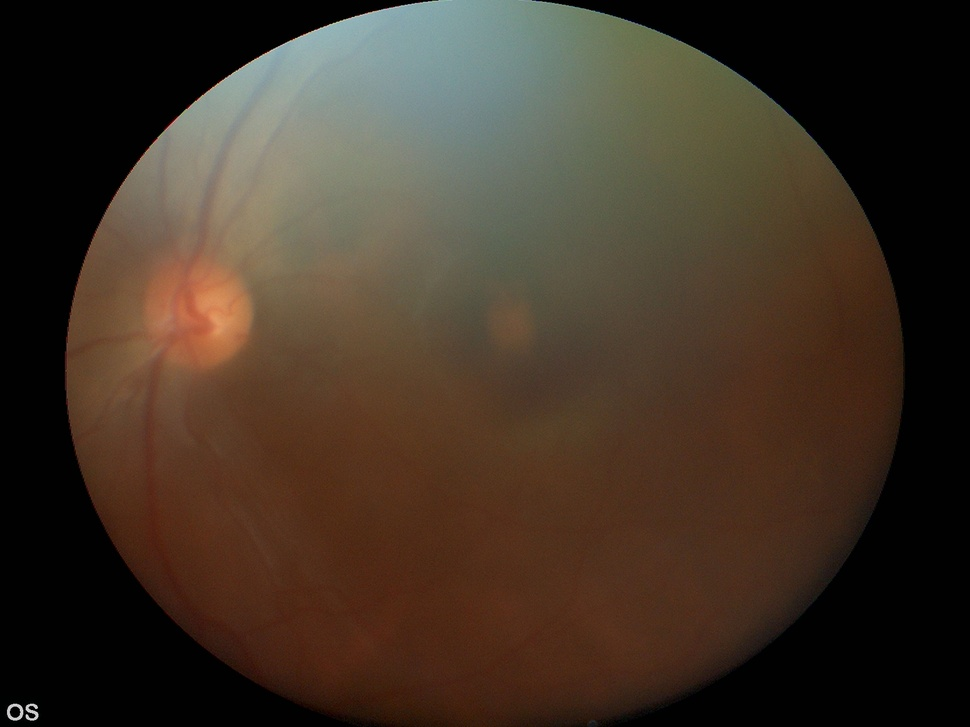
#> input picture Code/Images/OS0055EY.JPG, 970 x 727 px, shrunk from 1664 x 1248 before the run
$ jupyter execute 'Edge Detection Old.ipynb'
#> lines starting #> are read from the running program, lines starting #| are printed output that depends on the picture; after the words box and inside, x2 and y2 are one past the last pixel; in counts of white or black regions, pixels touching at a corner belong together
[cell 1]
import cv2
import math
import scipy
import numpy as np
from scipy import signal
import matplotlib.pyplot as plt
from scipy.interpolate import griddata

[cell 2]
def get_non_uniform_sampling(source, steps):
    shape = np.shape(source)
    height = shape[0]
    length = shape[1]

    x_centre = int(length/2)
    y_centre = int(height/2)
    radius = int(min(length, height)/2)

    pi = np.pi
    multiplier = 0.5
    x_coordinates = []
    y_coordinates = []

    for r in steps:
        number_of_points = (1/multiplier) * 2

        for j in range(int(number_of_points)):
            theta = j*pi*multiplier
            x = x_centre + (r * np.cos(theta))
            y = y_centre + (r * np.sin(theta))

            if(x<length and x>0 and y<height and y>0):
                x_coordinates.append(int(x))
                y_coordinates.append(int(y))

        multiplier = multiplier/2

    return x_coordinates, y_coordinates

def sort_counterclockwise(points, centre = None):
    if centre:
        centre_x, centre_y = centre
    else:
        centre_x, centre_y = sum([x for x,_ in points])/len(points), sum([y for _,y in points])/len(points)
    angles = [math.atan2(y - centre_y, x - centre_x) for x,y in points]
    counterclockwise_indices = sorted(range(len(points)), key=lambda i: angles[i])
    counterclockwise_points = [points[i] for i in counterclockwise_indices]
    return counterclockwise_points

[cell 3]
image = cv2.imread("./Images/OS0055EY.JPG")
#> image is the input picture: shape (727, 970, 3); mean B, G, R 38.9, 51.6, 65
print(np.shape(image))
#| (727, 970, 3)
(B,G,R) = cv2.split(image)
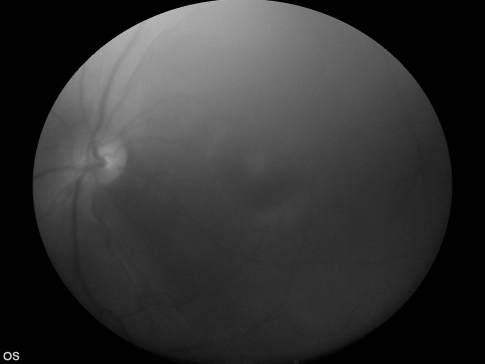
#> G: shape (727, 970) (shown at 1/2 size); min 0, max 231, mean 51.6
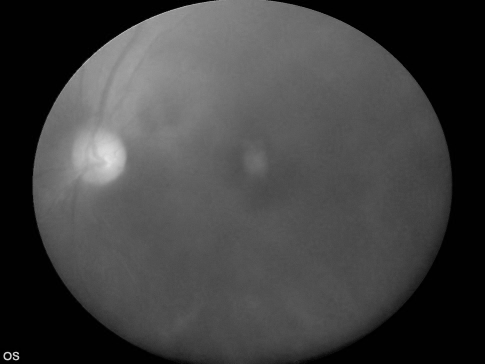
#> R: shape (727, 970) (shown at 1/2 size); min 0, max 231, mean 65

[cell 4]
height = np.shape(G)[0]
length = np.shape(G)[1]

[cell 5]
# [5 lines of commented-out code are left out]

[cell 6]
# [4 lines of commented-out code are left out]

[cell 7]
# plt.figure(figsize = (10,10))
# plt.imshow(G)
# plt.scatter(x_edge, y_edge, color='red')

OLD PART HERE ONWARDS

[cell 8]
# [10 lines of commented-out code are left out]

[cell 9]
# x_coordinates, y_coordinates = get_non_uniform_sampling(G, steps)
# number_of_points = (np.shape(x_coordinates))[0]
# print("The number of points is", number_of_points)

[cell 10]
# [5 lines of commented-out code are left out]

[cell 11]
# [13 lines of commented-out code are left out]

[cell 12]
# x_coordinates = np.concatenate([x_coordinates, x_edge])
# y_coordinates = np.concatenate([y_coordinates, y_edge])

[cell 13]
# [5 lines of commented-out code are left out]

[cell 14]
def get_non_uniform_sampling_final(img, number_of_steps):
#> called with number_of_steps = 5
    shape = np.shape(img)
    height = shape[0]
    length = shape[1]
    radius = int(min(length, height)/2)

    gray = cv2.cvtColor(image, cv2.COLOR_BGR2GRAY)
    blurred = cv2.GaussianBlur(gray, (3, 3), 0)
    edged = cv2.Canny(blurred, 10, 100)
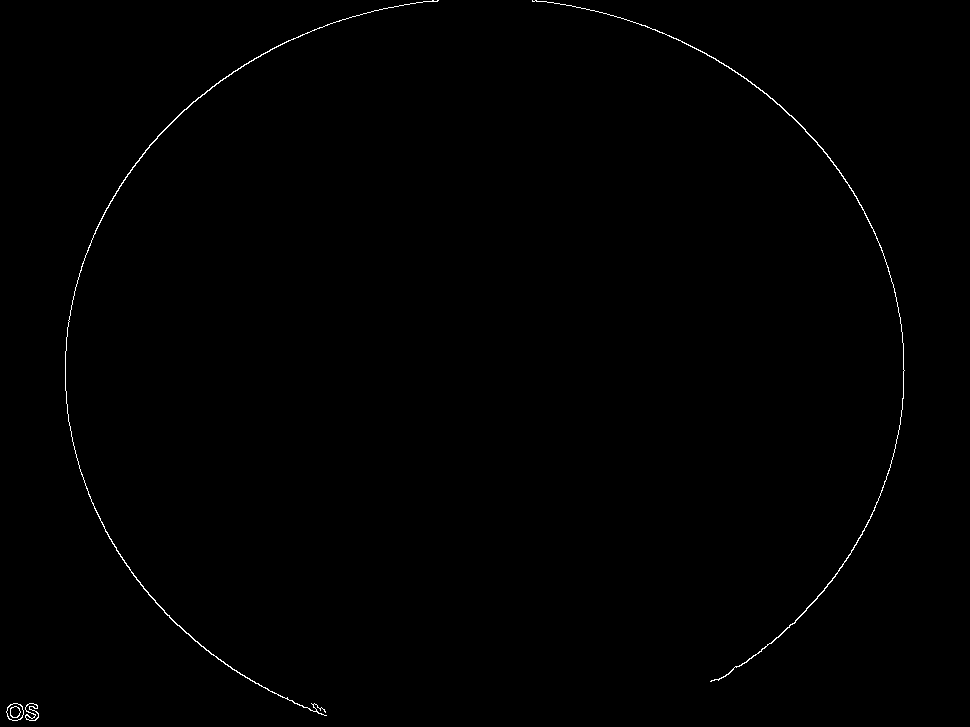
#> edged: shape (727, 970); 0.38% white in thin lines or dots
    arr_edge = np.where(edged==255)
#> arr_edge = 2652 positions, rows 0 to 720, columns 6 to 904
    x_edge = arr_edge[1]
#> x_edge = 2652 values, max 904 at index 1383, min 6 at index 2522, mean 441.4
    y_edge = arr_edge[0]
#> y_edge = 2652 values from 0 to 720

    steps = np.linspace(0, radius, number_of_steps)

    for i in range(number_of_steps):
        steps[i] = steps[i] - int(math.pow(i, 3)) + int(math.pow(i, 1.5))

    steps = np.array(steps, dtype=int)

    x_coordinates, y_coordinates = get_non_uniform_sampling(img, steps)
#> x_coordinates = 124 values, max 792 at index 60, min 178 at index 92, mean 484.6; y_coordinates = 124 values, max 670 at index 76, min 56 at index 108, mean 362.6
    points = []
    for i , j in zip(x_edge, y_edge):
        points.append((i,j))
#> this loop made 2652 passes
#> (i, j) on passes 1 to 3: (432, 0), (433, 0), (437, 0)
#> after the loop, points = 2652 pairs, first value 6 to 904, second value 0 to 720

    sorted_points = sort_counterclockwise(points)
#> in sort_counterclockwise, `centre_x, centre_y = sum([x for x,_ in points])/len(points), sum([y fo..`: centre_x = 441.4; centre_y = 354.7
#> in sort_counterclockwise, `angles = [math.atan2(y - centre_y, x - centre_x) for x,y in points]`: angles = 2652 values, max 3.14 at index 1352, min -3.14 at index 1350, mean 0.0668
#> in sort_counterclockwise, `counterclockwise_indices = sorted(range(len(points)), key=lambda i: an..`: counterclockwise_indices = 2652 values, max 2651 at index 2137, min 0 at index 668, mean 1325.5
#> in sort_counterclockwise, `counterclockwise_points = [points[i] for i in counterclockwise_indices]`: counterclockwise_points has the same summary as points in get_non_uniform_sampling_final
#> sorted_points has the same summary as points
    t = np.transpose(sorted_points)
    x_edge = t[0]
#> x_edge = 2652 values, max 904 at index 1367, min 6 at index 2334, mean 441.4
    y_edge = t[1]
#> y_edge = 2652 values, max 720 at index 2137, min 0 at index 668, mean 354.7

    interval = 2**(number_of_steps + 1)

    x_edge = np.array(x_edge[0::interval] ,dtype=int)
#> x_edge = 42 values, max 903 at index 21, min 18 at index 36, mean 437.3
    y_edge = np.array(y_edge[0::interval], dtype=int)
#> y_edge = 42 values, max 717 at index 34, min 3 at index 11, mean 352.5

    x_coordinates = np.concatenate([x_coordinates, x_edge])
#> x_coordinates = 166 values, max 903 at index 145, min 18 at index 160, mean 472.6
    y_coordinates = np.concatenate([y_coordinates, y_edge])
#> y_coordinates = 166 values, max 717 at index 158, min 3 at index 135, mean 360

    return x_coordinates, y_coordinates

[cell 15]
x, y = get_non_uniform_sampling_final(G, 5)
#> x has the same summary as x_coordinates in get_non_uniform_sampling_final; y has the same summary as y_coordinates in get_non_uniform_sampling_final

[cell 16]
plt.figure(figsize = (10,10))
plt.imshow(G)
plt.scatter(x, y, color='red')
plt.colorbar()
plt.title("Canny Edge Detection")

[cell 17]
ret, thresh = cv2.threshold(G, 2, 255, cv2.THRESH_BINARY)
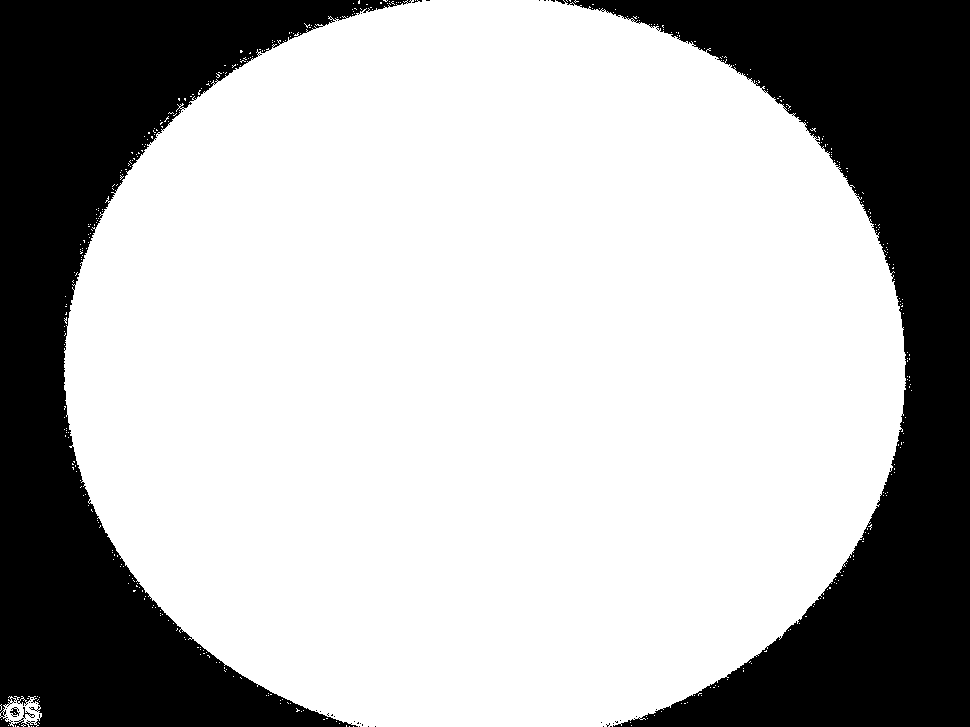
#> thresh: shape (727, 970); 69.8% white; 41 black regions (38 under 20 px), largest, box (x1, y1, x2, y2) and area: (556, 0, 970, 727) 106935, (0, 0, 412, 727) 106017, (10, 707, 20, 717) 49

plt.figure(figsize = (10,10))
plt.imshow(thresh)
plt.colorbar()

[cell 18]
blurred = cv2.GaussianBlur(thresh, (3, 3), 0)
edged = cv2.Canny(blurred, 200, 255)
#> edged: shape (727, 970); 0.73% white in thin lines or dots

arr_edge = np.where(edged==255)
#> arr_edge = 5134 positions, rows 0 to 726, columns 0 to 912
x_edge = arr_edge[1]
#> x_edge = 5134 values, max 912 at index 2802, min 0 at index 4496, mean 417.2
y_edge = arr_edge[0]
#> y_edge = 5134 values from 0 to 726

points = []
for i , j in zip(x_edge, y_edge):
    points.append((i,j))
#> this loop made 5134 passes
#> (i, j) on passes 1 to 3: (357, 0), (360, 0), (381, 0)
#> after the loop, points = 5134 pairs, first value 0 to 912, second value 0 to 726

sorted_points = sort_counterclockwise(points)
#> sorted_points has the same summary as points
t = np.transpose(sorted_points)
x_edge = t[0]
#> x_edge = 5134 values, max 912 at index 2766, min 0 at index 4525, mean 417.2
y_edge = t[1]
#> y_edge = 5134 values, max 726 at index 3588, min 0 at index 1386, mean 354.5

interval = 64
x_edge = np.array(x_edge[0::interval] ,dtype=int)
#> x_edge = 81 values, max 910 at index 42, min 4 at index 71, mean 410.7
y_edge = np.array(y_edge[0::interval], dtype=int)
#> y_edge = 81 values, max 726 at index 57, min 0 at index 24, mean 355.7

plt.figure(figsize = (10,10))
plt.imshow(G)
plt.scatter(x_edge, y_edge, color='red')
plt.colorbar()
plt.title("Canny Edge Detection with Thresholding")
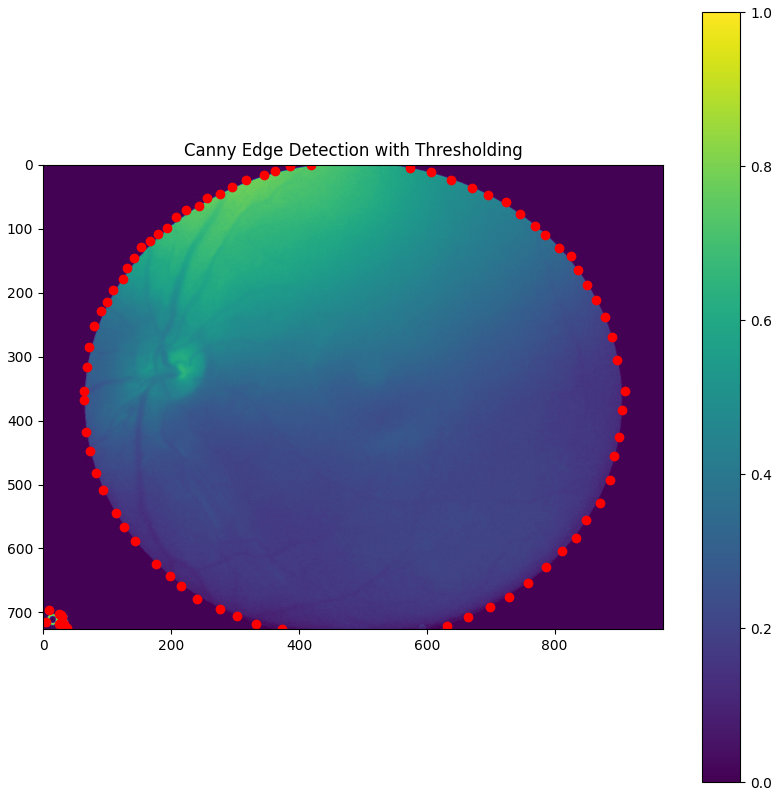
#> figure drawn by matplotlib, 2 panels

$ run again, with Code/Images/OS0004EY.JPG copied over Code/Images/OS0055EY.JPG
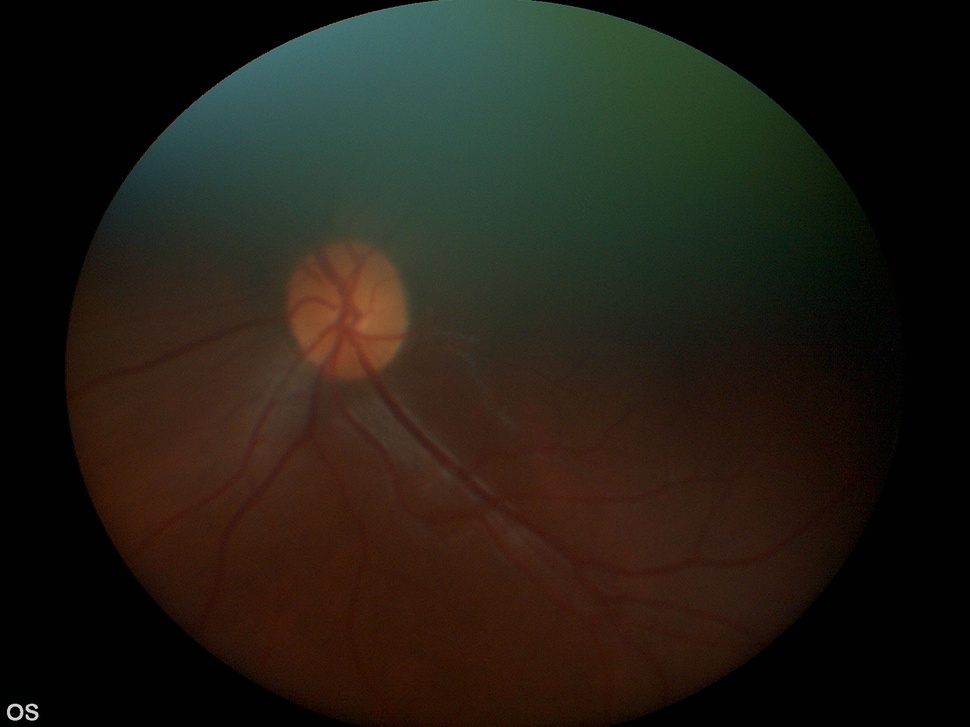
#> input picture Code/Images/OS0004EY.JPG, 970 x 727 px, shrunk from 1664 x 1248 before the run
#> image is the input picture: shape (727, 970, 3); mean B, G, R 21.2, 29.8, 34.7
#| (727, 970, 3)
#> in get_non_uniform_sampling_final, `edged = cv2.Canny(blurred, 10, 100)`:
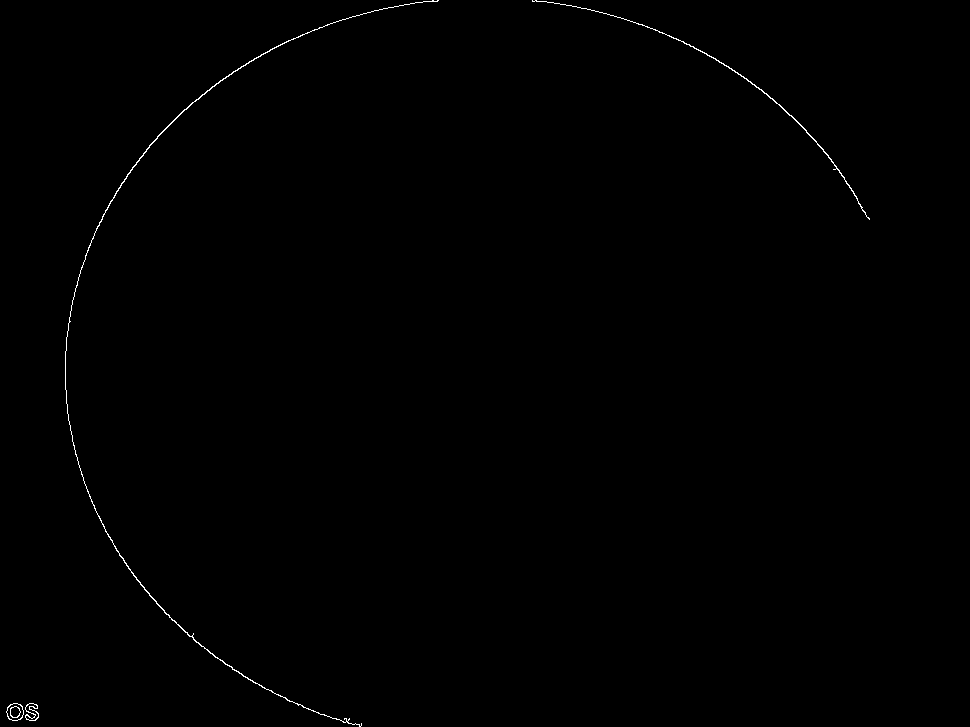
#> edged: shape (727, 970); 0.29% white in thin lines or dots, all inside (x1, y1, x2, y2) = (6, 0, 870, 727)
#> in get_non_uniform_sampling_final, `arr_edge = np.where(edged==255)`: arr_edge = 2021 positions, rows 0 to 726, columns 6 to 869
#> in get_non_uniform_sampling_final, `x_edge = arr_edge[1]`: x_edge = 2021 values, max 869 at index 1046, min 6 at index 1842, mean 314.8
#> in get_non_uniform_sampling_final, `y_edge = arr_edge[0]`: y_edge = 2021 values from 0 to 726
#> in get_non_uniform_sampling_final, `x_coordinates, y_coordinates = get_non_uniform_sampling(img, steps)`: x_coordinates = 124 values, max 792 at index 60, min 178 at index 92, mean 484.6; y_coordinates = 124 values, max 670 at index 76, min 56 at index 108, mean 362.6
#> the loop in get_non_uniform_sampling_final, `for i , j in zip(x_edge, y_edge):` made 2021 passes
#> (i, j) on passes 1 to 3: (432, 0), (433, 0), (437, 0)
#> after the loop in get_non_uniform_sampling_final, `for i , j in zip(x_edge, y_edge):`: points = 2021 pairs, first value 6 to 869, second value 0 to 726
#> centre_x = 314.8; centre_y = 316.7
#> angles = 2021 values, max 3.14 at index 1159, min -3.14 at index 1158, mean 0.13
#> counterclockwise_indices = 2021 values, max 2020 at index 1162, min 0 at index 624, mean 1010
#> counterclockwise_points has the same summary as points in get_non_uniform_sampling_final
#> in get_non_uniform_sampling_final, `sorted_points = sort_counterclockwise(points)`: sorted_points has the same summary as points
#> in get_non_uniform_sampling_final, `x_edge = t[0]`: x_edge = 2021 values, max 869 at index 1157, min 6 at index 1733, mean 314.8
#> in get_non_uniform_sampling_final, `y_edge = t[1]`: y_edge = 2021 values, max 726 at index 1162, min 0 at index 624, mean 316.7
#> in get_non_uniform_sampling_final, `x_edge = np.array(x_edge[0::interval] ,dtype=int)`: x_edge = 32 values, max 866 at index 18, min 33 at index 25, mean 322.9
#> in get_non_uniform_sampling_final, `y_edge = np.array(y_edge[0::interval], dtype=int)`: y_edge = 32 values, max 715 at index 24, min 1 at index 10, mean 305.6
#> in get_non_uniform_sampling_final, `x_coordinates = np.concatenate([x_coordinates, x_edge])`: x_coordinates = 156 values, max 866 at index 142, min 33 at index 149, mean 451.4
#> in get_non_uniform_sampling_final, `y_coordinates = np.concatenate([y_coordinates, y_edge])`: y_coordinates = 156 values, max 715 at index 148, min 1 at index 134, mean 350.9
#> x has the same summary as x_coordinates in get_non_uniform_sampling_final; y has the same summary as y_coordinates in get_non_uniform_sampling_final
#> thresh: shape (727, 970); 69.3% white; 703 black regions (687 under 20 px), largest, box (x1, y1, x2, y2) and area: (550, 0, 970, 727) 107841, (0, 0, 419, 727) 106397, (881, 343, 900, 358) 71
#> `arr_edge = np.where(edged==255)`: arr_edge = 8282 positions, rows 0 to 726, columns 0 to 905
#> `x_edge = arr_edge[1]`: x_edge = 8282 values, max 905 at index 3525, min 0 at index 7661, mean 625
#> `y_edge = arr_edge[0]`: y_edge = 8282 values from 0 to 726
#> the loop `for i , j in zip(x_edge, y_edge):` made 8282 passes
#> (i, j) on passes 1 to 3: (385, 0), (386, 0), (388, 0)
#> after the loop `for i , j in zip(x_edge, y_edge):`: points = 8282 pairs, first value 0 to 905, second value 0 to 726
#> `sorted_points = sort_counterclockwise(points)`: sorted_points has the same summary as points
#> `x_edge = t[0]`: x_edge = 8282 values, max 905 at index 3612, min 0 at index 7586, mean 625
#> `y_edge = t[1]`: y_edge = 8282 values, max 726 at index 6899, min 0 at index 1233, mean 377.1
#> `x_edge = np.array(x_edge[0::interval] ,dtype=int)`: x_edge = 130 values, max 904 at index 56, min 7 at index 122, mean 622.4
#> `y_edge = np.array(y_edge[0::interval], dtype=int)`: y_edge = 130 values, max 724 at index 108, min 0 at index 20, mean 377.5
#> `[cell 18] blurred = cv2.GaussianBlur(thresh, (3, 3), 0) edged = cv2.Ca..`:
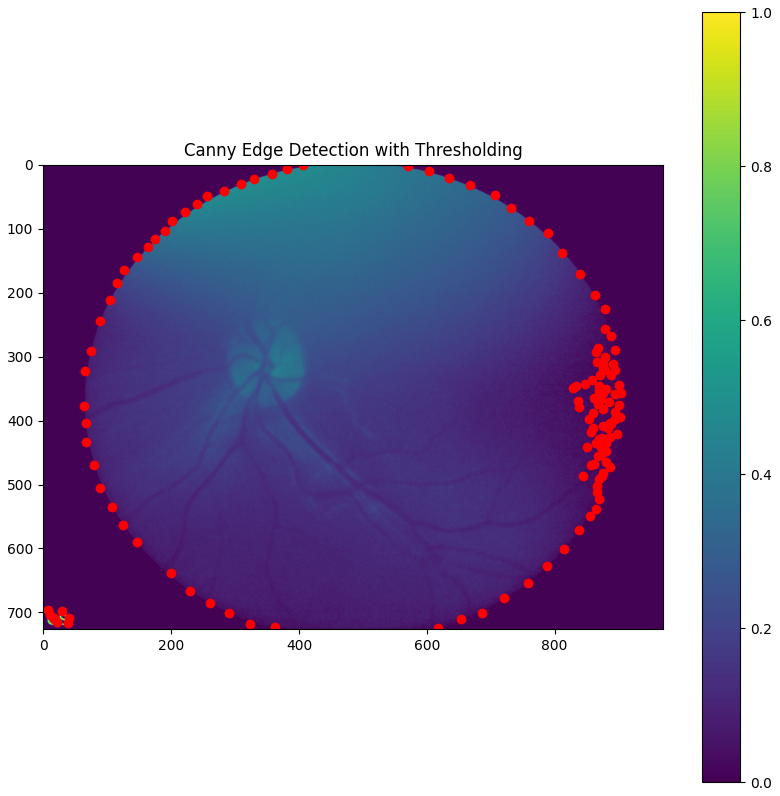
#> figure drawn by matplotlib, 2 panels
